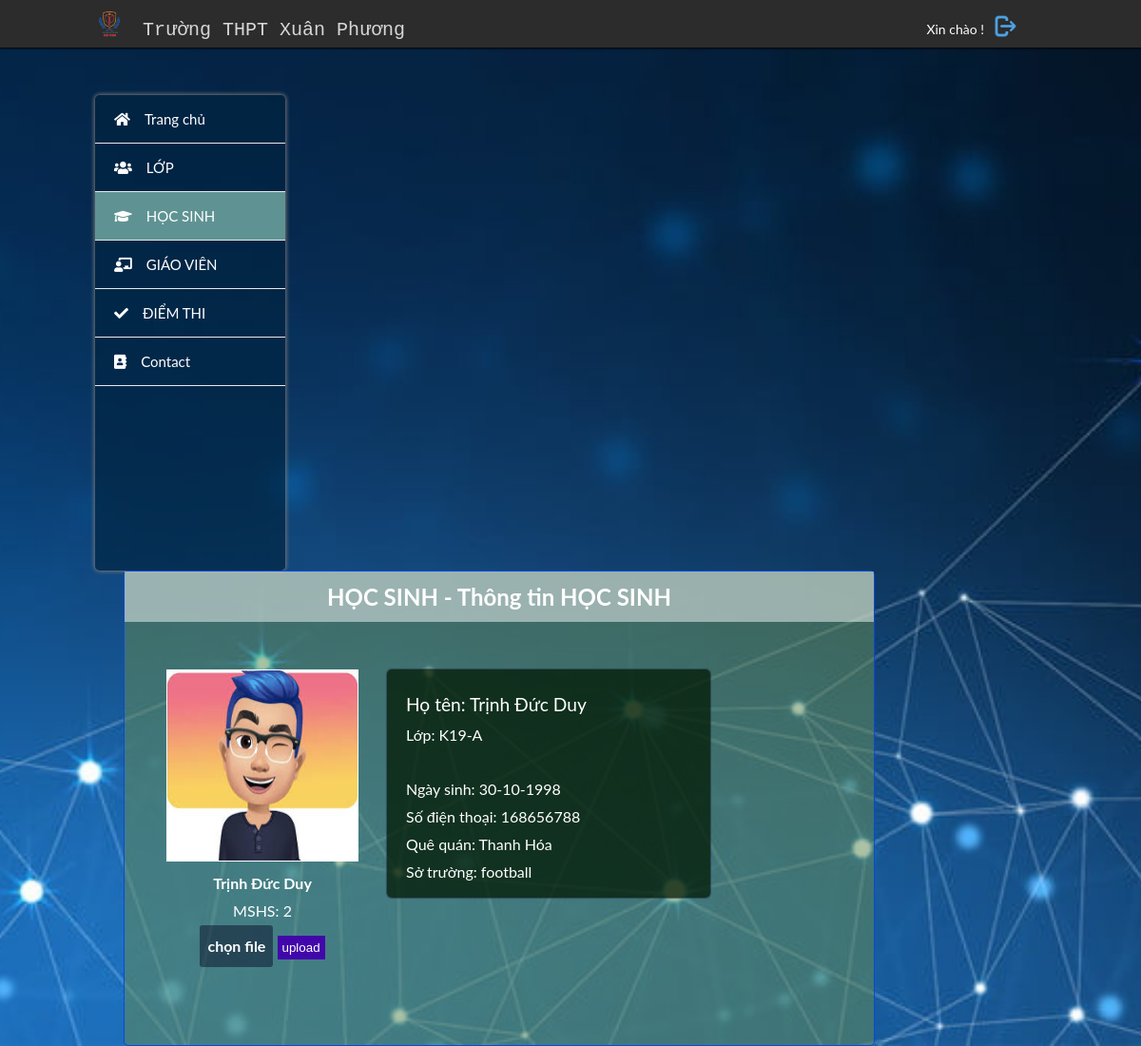
/thongtinsv.php?id=2 (signed in), run on the app's committed database.
### tables this page shows
CREATE TABLE `hocsinh` (
  `hocsinhID` int(11) NOT NULL,
  `MaHS` int(11) NOT NULL,
  `lopID` int(11) NOT NULL,
  `name` text NOT NULL,
  `birthday` date NOT NULL,
  `phonenumber` int(11) NOT NULL,
  `address` text NOT NULL,
  `avt` text NOT NULL,
  `so_truong` text NOT NULL
);

CREATE TABLE `lophoc` (
  `lopID` int(11) NOT NULL,
  `tenlop` text NOT NULL,
  `chunhiem` text NOT NULL,
  `phonghoc` text NOT NULL
);

### thongtinsv.php (the view, shortened to what this page needs)
<?php
if (isset($_SESSION['username'])) {
?>
<!DOCTYPE html>
<html>
<head>
    <link rel="stylesheet" href="css/qlhs.css">
    <link rel="stylesheet" href="style/fontawesome/css/all.css">
</head>
<body>
    <header>
        <div class="container">
             <div id="logo">
                  <div id="logoImg">
                       <img src="image/anh4.png" width="30px">
                  </div>
                <a href="index.php">Trường THPT Xuân Phương</a>
             </div>
             <div id="accountName">
                <p> Xin chào ! </p>
                <a href="dangxuat.php" alt="Đăng xuất"> <img src="image/logout.png" width="25px"> </a>
             </div>
        </div>
    </header>
    <div class="body">
        <div class="container">
            <div id="menu">
              <ul>
                  <li><a  href="index.php"><i class="fas fa-home"></i>Trang chủ</a></li>
                  <li><a href="lop.php"><i class="fas fa-users"></i>LỚP</a></li>
                  <li><a id="current" href="hocsinh.php"><i class="fas fa-graduation-cap"></i>HỌC SINH</a></li>
                  <li><a href="giaovien.php"><i class="fas fa-chalkboard-teacher"></i>GIÁO VIÊN</a></li>
                  <li><a href="diemthi.php"><i class="fas fa-check"></i>ĐIỂM THI</a></li>
                  <li><a href="contact.php"><i class="fas fa-address-book"></i>Contact</a></li>
              </ul>
            </div>
            <div id="main-contain">
            <h2>HỌC SINH - Thông tin HỌC SINH</h2>
            <div id="thongtin">
                    <div id="avtgiaovien">
                        <?php
                            $link = new mysqli('localhost', 'root', '', 'hocsinh') or die('kết nối thất bại');
                            mysqli_query($link, 'SET NAMES UTF8');
                            $query = 'SELECT * FROM hocsinh WHERE hocsinhID = "' . $_GET['id'] . '"';
                            $result = mysqli_query($link, $query);
                            if (mysqli_num_rows($result) > 0) {
                                $r = mysqli_fetch_assoc($result);
                                $lopID = $r['lopID'];
                                $masv = $r['hocsinhID'];
                                $ten = $r['name'];
                                $ngaysinh = date("d-m-Y", strtotime($r['birthday']));
                                $sdt = $r['phonenumber'];
                                $quequan = $r['address'];
                                $sotruong = $r['so_truong'];
                                $avt = $r['avt'];
                            }
                            $q = 'SELECT tenlop FROM lophoc WHERE lopID = "' . $lopID . '"';
                            $rs = mysqli_query($link, $q);
                            $r1 = mysqli_fetch_assoc($rs);
                            $tenlop = $r1['tenlop'];
                            if ($avt == "") {
                                echo '<img src= "image/test.jpg" width="200px" height="200px">';
                            } else {
                                echo '<img src= "upload/' . $avt . '" width="200px" height="200px">';
                            }
                            echo " <br><b> " . $ten . "</b>";
                            echo "<br> MSHS: " . $masv;
                        ?>
                        <form method="post" name="upload_avt" enctype="multipart/form-data">
                            <label for="file">chọn file</label>
                            <input type="submit" name="upload" value="upload">
                        </form>
                    </div>
                    <div id="chi_tiet">
                         <?php
                          echo "<big>Họ tên: ";
                          echo $ten. "</big>";
                          echo "<br>Lớp: " . $tenlop . "<br>";
                          echo "<br>Ngày sinh: " . $ngaysinh . "<br>";
                          echo "Số điện thoại: " . $sdt . "<br>";
                          echo "Quê quán: " . $quequan . "<br>";
                          if ($sotruong == "") {
                              echo 'Sở trường: Chưa cập nhật <br>
                                    <br> <span style="color:red">Cập nhật sở trường:</span> <br>
                                    <form method="post">
                                    <textarea name="so_truong"> </textarea>
                                    <input id="btnChapNhan" type="submit" value="Cập nhật học sinh thành công" name="thaydoi"/> ';
                                    if (isset($_POST['thaydoi'])) {
                                        $so_truong = $_POST['so_truong'];
                                        $query = "UPDATE hocsinh SET so_truong = '$so_truong' WHERE name = '$ten'";
                                        mysqli_query($link, $query) or die ('sai định dạng ảnh');
                                        header('location:hocsinh.php');
                                    }
                          } else {
                              echo "Sở trường: " . $sotruong . "<br>";
                          }
                         ?>
                </div>
            </div>
          </div>
        </div>
    </body>
</html>
<?php
} else {
    header('location:login.php');
}
?>

### css/qlhs.css (style rules this page uses)
* { margin: 0; padding: 0; }
body { font: 400 15px/1.8 Lato, sans-serif; color: #777; background: #98a7a7 url("../image/bomaybucroi.jpg") no-repeat fixed center; background-size: cover; }
input { outline: none; }
a { text-decoration: none; color: white; }
.container { margin: 0px 100px; }
header { position: fixed; top: 0px; left: 0px; height: 40px; background: rgb(44, 44, 44); color: #efd5d5; text-align: left; padding-top: 10px; width: 100%; box-shadow: 0px 1px 2px black; z-index: 1; }
#logo { float: left; width: 50%; font-size: 20px; }
#logo a { float: left; margin-top: 4px; color: #d7d7d7; font-family: monospace; transition: 0.2s linear; }
#logoImg { float: left; margin-right: 20px; }
#accountName { float: right; padding-top: 5px; margin-right: 30px; }
#accountName p { float: left; margin-right: 10px; margin-top: 5px; }
.body { margin: 100px 0px; height: 500px; }
#menu { float: left; color: black; background: #012440ab; width: 200px; height: 500px; border-radius: 5px; box-shadow: 0px 0px 4px 1px #787878; }
#menu ul { list-style-type: none; }
#menu ul li { height: 50px; line-height: 50px; border-bottom: 1px solid #e8e9e9; }
#menu ul li a { display: block; text-decoration: none; color: #ffffff; padding-left: 20px; transition: 0.2s ease-in; }
#menu ul li a:hover, #current { background: #5f9393; }
#menu i { margin-right: 15px; }
#main-contain { background: #648c5687; float: left; width: 79%; min-height: 500px; margin-left: 30px; border: 1px solid #0549e5; border-radius: 5px; box-sizing: border-box; }
#main-contain h2 { background: #ffffff7a; color: white; padding: 5px; text-align: center; }
#thongtin { width: 700px; min-height: 300px; margin: 0 auto; padding-top: 50px; }
#avtgiaovien { float: left; text-align: center; color: white; font-size: 16px; }
#avtgiaovien img { border: 1px solid white; }
#avtgiaovien input { border: none; background: #4207aa; color: white; padding: 5px; cursor: pointer; }
#chi_tiet { float: left; margin-left: 30px; box-shadow: 0px 0px 1px 1px #293b55b8; width: 300px; height: 200px; color: #ffffff; background: #001901bd; font-size: 16px; padding: 20px; border-radius: 5px; }
.input_file + label { font-size: 1em; padding: 0.5em; border-radius: 3px; font-weight: 700; color: white; background-color: #04011e73; display: inline-block; cursor: pointer; }
h2 { color: #f0f0f0; }
p { line-height: 1.6; color: #555; }
h2 { color: white; font-size: 24px; }
p { line-height: 1.6; color: white; font-size: 14px; }

### css/all.css (style rules this page uses)
.fa, .fas, .far, .fal, .fab { -moz-osx-font-smoothing: grayscale; -webkit-font-smoothing: antialiased; display: inline-block; font-style: normal; font-variant: normal; text-rendering: auto; line-height: 1; }
.fa-address-book:before { content: "\f2b9"; }
.fa-chalkboard-teacher:before { content: "\f51c"; }
.fa-check:before { content: "\f00c"; }
.fa-graduation-cap:before { content: "\f19d"; }
.fa-home:before { content: "\f015"; }
.fa-users:before { content: "\f0c0"; }
.fa, .fas { font-family: 'Font Awesome 5 Free'; font-weight: 900; }

### data on the page
hocsinh: name "Trịnh Đức Duy", hocsinhID "2", birthday "30-10-1998", phonenumber "168656788", address "Thanh Hóa", so_truong "football"
lophoc: tenlop "K19-A"
